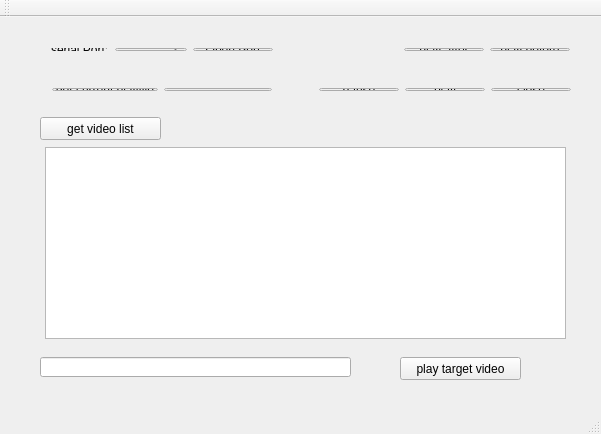
<?xml version="1.0" encoding="UTF-8"?>
<ui version="4.0">
 <class>MainWindow</class>
 <widget class="QMainWindow" name="MainWindow">
  <property name="geometry">
   <rect>
    <x>0</x>
    <y>0</y>
    <width>601</width>
    <height>434</height>
   </rect>
  </property>
  <property name="windowTitle">
   <string>AdCtrl V0.1</string>
  </property>
  <widget class="QWidget" name="centralWidget">
   <widget class="QPushButton" name="pushButton_getVideoList">
    <property name="geometry">
     <rect>
      <x>40</x>
      <y>100</y>
      <width>121</width>
      <height>23</height>
     </rect>
    </property>
    <property name="text">
     <string>get video list</string>
    </property>
   </widget>
   <widget class="QPushButton" name="pushButton_play_target_vedio">
    <property name="geometry">
     <rect>
      <x>400</x>
      <y>340</y>
      <width>121</width>
      <height>23</height>
     </rect>
    </property>
    <property name="text">
     <string>play target video</string>
    </property>
   </widget>
   <widget class="QLineEdit" name="lineEdit_targetFile">
    <property name="geometry">
     <rect>
      <x>40</x>
      <y>340</y>
      <width>311</width>
      <height>20</height>
     </rect>
    </property>
   </widget>
   <widget class="QWidget" name="layoutWidget">
    <property name="geometry">
     <rect>
      <x>40</x>
      <y>20</y>
      <width>541</width>
      <height>25</height>
     </rect>
    </property>
    <layout class="QHBoxLayout" name="horizontalLayout">
     <item>
      <widget class="QLabel" name="label">
       <property name="text">
        <string>serial Port:</string>
       </property>
      </widget>
     </item>
     <item>
      <widget class="QComboBox" name="comboBox_port"/>
     </item>
     <item>
      <widget class="QPushButton" name="pushButton_serialPort">
       <property name="text">
        <string>Open Port</string>
       </property>
      </widget>
     </item>
     <item>
      <spacer name="horizontalSpacer">
       <property name="orientation">
        <enum>Qt::Horizontal</enum>
       </property>
       <property name="sizeHint" stdset="0">
        <size>
         <width>40</width>
         <height>20</height>
        </size>
       </property>
      </spacer>
     </item>
     <item>
      <widget class="QPushButton" name="pushButton_play_after">
       <property name="text">
        <string>play after</string>
       </property>
      </widget>
     </item>
     <item>
      <widget class="QPushButton" name="pushButton_play_before">
       <property name="text">
        <string>play before</string>
       </property>
      </widget>
     </item>
    </layout>
   </widget>
   <widget class="QWidget" name="layoutWidget">
    <property name="geometry">
     <rect>
      <x>41</x>
      <y>60</y>
      <width>541</width>
      <height>25</height>
     </rect>
    </property>
    <layout class="QHBoxLayout" name="horizontalLayout_2">
     <item>
      <widget class="QPushButton" name="pushButton_getCurrentFile">
       <property name="text">
        <string>get current playfile</string>
       </property>
      </widget>
     </item>
     <item>
      <widget class="QLineEdit" name="lineEdit_current_video"/>
     </item>
     <item>
      <spacer name="horizontalSpacer_2">
       <property name="orientation">
        <enum>Qt::Horizontal</enum>
       </property>
       <property name="sizeHint" stdset="0">
        <size>
         <width>40</width>
         <height>20</height>
        </size>
       </property>
      </spacer>
     </item>
     <item>
      <widget class="QPushButton" name="pushButton_pause">
       <property name="text">
        <string>pause</string>
       </property>
      </widget>
     </item>
     <item>
      <widget class="QPushButton" name="pushButto_play">
       <property name="text">
        <string>play</string>
       </property>
      </widget>
     </item>
     <item>
      <widget class="QPushButton" name="pushButton_close">
       <property name="text">
        <string>close</string>
       </property>
      </widget>
     </item>
    </layout>
   </widget>
   <widget class="QListWidget" name="listWidget">
    <property name="geometry">
     <rect>
      <x>45</x>
      <y>130</y>
      <width>521</width>
      <height>192</height>
     </rect>
    </property>
   </widget>
  </widget>
  <widget class="QMenuBar" name="menuBar">
   <property name="geometry">
    <rect>
     <x>0</x>
     <y>0</y>
     <width>601</width>
     <height>20</height>
    </rect>
   </property>
  </widget>
  <widget class="QToolBar" name="mainToolBar">
   <attribute name="toolBarArea">
    <enum>TopToolBarArea</enum>
   </attribute>
   <attribute name="toolBarBreak">
    <bool>false</bool>
   </attribute>
  </widget>
  <widget class="QStatusBar" name="statusBar"/>
 </widget>
 <layoutdefault spacing="6" margin="11"/>
 <resources/>
 <connections/>
</ui>
